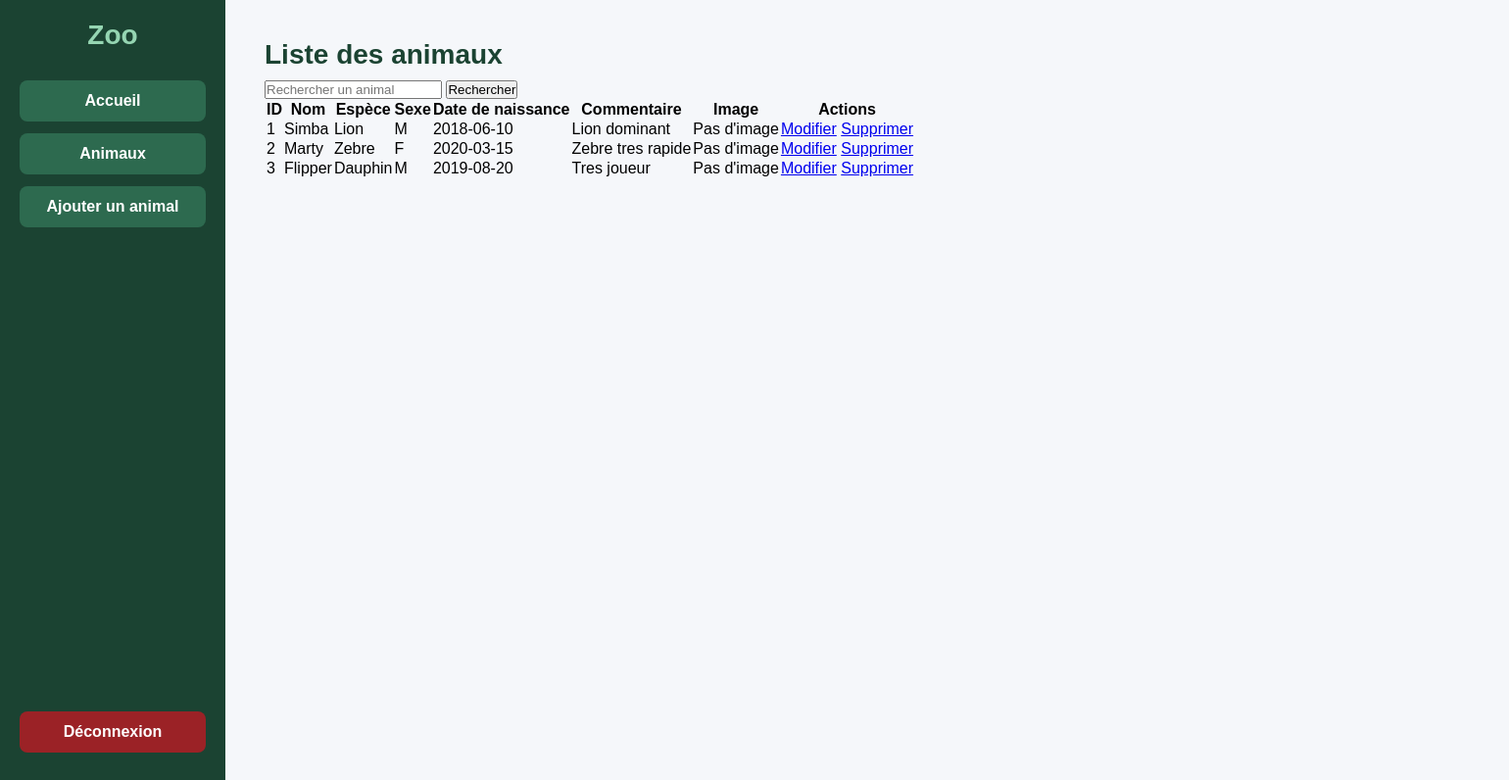
/animaux.php (signed in), run on the app's committed database.
### tables this page shows
CREATE TABLE `animaux` (
  `id` int NOT NULL,
  `reference_race` int NOT NULL,
  `date_de_naissance` date DEFAULT NULL,
  `sexe` enum('M','F') DEFAULT NULL,
  `pseudo` varchar(30) NOT NULL,
  `commentaire` text
);

CREATE TABLE `especes` (
  `id` int NOT NULL,
  `nom_race` varchar(30) NOT NULL,
  `type_nourriture` enum('Carnivore','Herbivore','Omnivore') NOT NULL,
  `duree_de_vie` int NOT NULL,
  `animal_aquatique` tinyint(1) NOT NULL DEFAULT '0'
);

### animaux.php (the view, shortened to what this page needs)
<?php
include("connexion.php");
$recherche = "";
$sql = "SELECT animaux.*, especes.nom_race
        FROM animaux
        INNER JOIN especes ON animaux.reference_race = especes.id";
$resultat = mysqli_query($conn, $sql);
?>
<!DOCTYPE html>
<html lang="fr">
<head>
    <link rel="stylesheet" href="style2.css">
</head>
<body>
<div class="conteneur">
    <div class="menu">
        <h2>Zoo</h2>
        <a href="accueil.php">Accueil</a>
        <a href="animaux.php">Animaux</a>
        <a href="ajout_animal.php">Ajouter un animal</a>
        <a href="logout.php">Déconnexion</a>
    </div>
    <div class="contenu">
        <h1>Liste des animaux</h1>
        <form method="GET" action="animaux.php" class="form-recherche">
            <input type="text" name="recherche" placeholder="Rechercher un animal" value="<?php echo $recherche; ?>">
            <button type="submit">Rechercher</button>
        </form>
        <table>
            <tr>
                <th>ID</th>
                <th>Nom</th>
                <th>Espèce</th>
                <th>Sexe</th>
                <th>Date de naissance</th>
                <th>Commentaire</th>
                <th>Image</th>
                <th>Actions</th>
            </tr>
            <?php while ($animal = mysqli_fetch_assoc($resultat)) { ?>
                <tr>
                    <td><?php echo $animal['id']; ?></td>
                    <td><?php echo $animal['pseudo']; ?></td>
                    <td><?php echo $animal['nom_race']; ?></td>
                    <td><?php echo $animal['sexe']; ?></td>
                    <td><?php echo $animal['date_de_naissance']; ?></td>
                    <td><?php echo $animal['commentaire']; ?></td>
                    <td>
                        <?php if (!empty($animal['image'])) { ?>
                            <img src="images/<?php echo $animal['image']; ?>" width="80">
                        <?php } else { ?>
                            Pas d'image
                        <?php } ?>
                    </td>
                    <td>
                        <a href="modifier_animal.php?id=<?php echo $animal['id']; ?>">Modifier</a>
                        <a href="supprimer_animal.php?id=<?php echo $animal['id']; ?>" onclick="return confirm('Supprimer cet animal ?')">Supprimer</a>
                    </td>
                </tr>
            <?php } ?>
        </table>
    </div>
</div>
</body>
</html>

### style2.css (style rules this page uses)
* { margin: 0; padding: 0; box-sizing: border-box; }
body { font-family: Arial, sans-serif; background-color: #f5f7fa; }
.conteneur { display: flex; min-height: 100vh; }
.menu { width: 230px; background: #1b4332; padding: 20px; display: flex; flex-direction: column; }
.menu h2 { color: #95d5b2; text-align: center; margin-bottom: 30px; font-size: 28px; }
.menu a { text-decoration: none; color: white; background: #2d6a4f; padding: 12px; margin-bottom: 12px; border-radius: 8px; text-align: center; transition: 0.3s; font-weight: bold; }
.menu a:last-child { margin-top: auto; background: #9b2226; }
.contenu { flex: 1; padding: 40px; }
.contenu h1 { font-size: 28px; color: #1b4332; margin-bottom: 10px; }
.contenu { background: #f5f7fa; }
.contenu::before { content: ""; display: block; background: white; padding: 30px; border-radius: 15px; width: 100%; height: auto; position: absolute; z-index: -1; }

### data on the page
animaux: id "1", pseudo "Simba", reference_race.nom_race "Lion", sexe "M", date_de_naissance "2018-06-10", commentaire "Lion dominant"
animaux: id "2", pseudo "Marty", reference_race.nom_race "Zebre", sexe "F", date_de_naissance "2020-03-15", commentaire "Zebre tres rapide"
animaux: id "3", pseudo "Flipper", reference_race.nom_race "Dauphin", sexe "M", date_de_naissance "2019-08-20", commentaire "Tres joueur"
